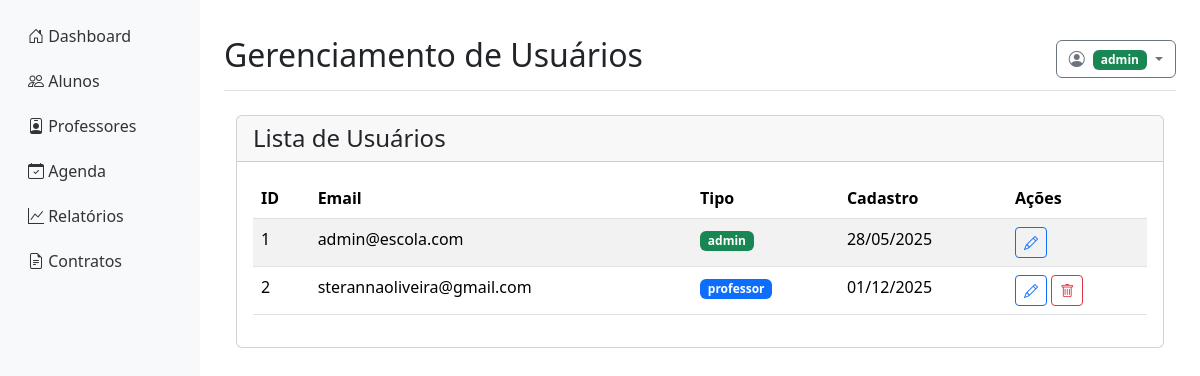
The app's page /users (signed in) with its own data.
### app/models.py (models this page shows, shortened)
class User(db.Model, UserMixin):
    __tablename__ = 'users'
    id = db.Column(db.Integer, primary_key=True)
    nome = db.Column(db.String(100), nullable=False)  # Mantido sem default para obrigar preenchimento
    email = db.Column(db.String(120), unique=True, nullable=False)
    password_hash = db.Column(db.String(128), nullable=False)
    role = db.Column(db.String(20), nullable=False)  # 'aluno', 'professor', 'admin', 'responsavel'
    last_login = db.Column(db.DateTime)
    is_active = db.Column(db.Boolean, default=True)
    data_cadastro = db.Column(db.DateTime, default=datetime.utcnow, nullable=False)
    aluno_id = db.Column(db.Integer, db.ForeignKey('aluno.id', ondelete='CASCADE'), nullable=True)
    professor_id = db.Column(db.Integer, db.ForeignKey('professor.id', ondelete='CASCADE'), nullable=True)
    responsavel_id = db.Column(db.Integer, db.ForeignKey('responsavel.id', ondelete='CASCADE'), nullable=True)
    aluno = db.relationship('Aluno', back_populates='user', uselist=False,
                          foreign_keys=[aluno_id])
    professor = db.relationship('Professor', back_populates='user', uselist=False,
                              foreign_keys=[professor_id])
    responsavel = db.relationship('Responsavel', back_populates='user', uselist=False,
                                foreign_keys=[responsavel_id])
    @property
    def password(self):
        raise AttributeError('A senha não é um atributo legível')

### app/auth.py (the view)
@auth_bp.route('/users')
@login_required
def list_users():
    if current_user.role != 'admin':  # Verifica se é admin
        abort(403)
    users = User.query.order_by(User.email).all()
    return render_template('auth/users.html', users=users)

### app/__init__.py (called while the page is built)
@login_manager.user_loader
def load_user(user_id):
    from app.models import User
    return User.query.get(int(user_id))

def register_context_processors(app):
    @app.context_processor
    def inject_user():
        return dict(current_user=current_user)

### app/auth.py (called while the page is built)
@auth_bp.before_request
def check_admin():
    if request.endpoint in ['auth.list_users'] and current_user.is_authenticated:
        if current_user.role != 'admin':
            abort(403)

### app/templates/auth/users.html (shortened to what this page needs)
{% extends "base.html" %}
{% block header %}Gerenciamento de Usuários{% endblock %}
{% block content %}
<div class="container mt-4">
    <div class="card">
        <div class="card-header">
            <h4 class="mb-0">Lista de Usuários</h4>
        </div>
        <div class="card-body">
            <div class="table-responsive">
                <table class="table table-striped table-hover">
                    <thead>
                        <tr>
                            <th>ID</th>
                            <th>Email</th>
                            <th>Tipo</th>
                            <th>Cadastro</th>
                            <th>Ações</th>
                        </tr>
                    </thead>
                    <tbody>
                        {% for user in users %}
                        <tr>
                            <td>{{ user.id }}</td>
                            <td>{{ user.email }}</td>
                            <td>
                                <span class="badge bg-{% if user.role == 'admin' %}success{% else %}primary{% endif %}">
                                    {{ user.role }}
                                </span>
                            </td>
                            <td>{{ user.data_cadastro.strftime('%d/%m/%Y') }}</td>
                            <td>
                                <a href="#" class="btn btn-sm btn-outline-primary" title="Editar">
                                    <i class="bi bi-pencil"></i>
                                </a>
                                {% if user.id != current_user.id %}
                                <a href="#" class="btn btn-sm btn-outline-danger" title="Excluir">
                                    <i class="bi bi-trash"></i>
                                </a>
                                {% endif %}
                            </td>
                        </tr>
                        {% endfor %}
                    </tbody>
                </table>
            </div>
        </div>
    </div>
</div>
{% endblock %}

### app/templates/base.html (shortened to what this page needs)
<!DOCTYPE html>
<html lang="pt-BR">
<head>
    <link href="https://cdn.jsdelivr.net/npm/bootstrap@5.3.2/dist/css/bootstrap.min.css" rel="stylesheet">
    <link href="{{ url_for('static', filename='css/modal-fixes.css') }}" rel="stylesheet">
    <link rel="stylesheet" href="https://cdn.jsdelivr.net/npm/bootstrap-icons@1.11.3/font/bootstrap-icons.min.css">
</head>
<body>
    <div class="container-fluid">
        <div class="row">
            <div class="col-md-3 col-lg-2 d-md-block sidebar collapse">
                <div class="position-sticky pt-3">
                    <ul class="nav flex-column">
                        <li class="nav-item">
                            <a class="nav-link {% if request.endpoint == 'main.index' %}active{% endif %}" href="{{ url_for('main.index') }}">
                                <i class="bi bi-house-door"></i> Dashboard
                            </a>
                        </li>
                        <li class="nav-item">
                            <a class="nav-link {% if 'alunos' in request.endpoint %}active{% endif %}" href="{{ url_for('alunos.listar_alunos') }}">
                                <i class="bi bi-people"></i> Alunos
                            </a>
                        </li>
                        <li class="nav-item">
                            <a class="nav-link {% if 'professores' in request.endpoint %}active{% endif %}" href="{{ url_for('main.listar_professores') }}">
                                <i class="bi bi-person-badge"></i> Professores
                            </a>
                        </li>
                        <li class="nav-item">
                            <a class="nav-link {% if 'agenda' in request.endpoint %}active{% endif %}" href="{{ url_for('main.agenda') }}">
                                <i class="bi bi-calendar-check"></i> Agenda
                            </a>
                        </li>
                        <li class="nav-item">
                            <a class="nav-link {% if 'relatorios' in request.endpoint %}active{% endif %}" href="{{ url_for('main.relatorio_mensal') }}">
                                <i class="bi bi-graph-up"></i> Relatórios
                            </a>
                        </li>
                        <li class="nav-item">
                            <a class="nav-link {% if 'contratos' in request.endpoint %}active{% endif %}" href="{{ url_for('main.listar_contratos') }}">
                                <i class="bi bi-file-earmark-text"></i> Contratos
                            </a>
                        </li>
                    </ul>
                </div>
            </div>
            <main class="col-md-9 ms-sm-auto col-lg-10 px-md-4 main-content">
                <div class="d-flex justify-content-between flex-wrap flex-md-nowrap align-items-center pt-3 pb-2 mb-3 border-bottom">
                    <h1 class="h2">{% block header %}{% endblock %}</h1>
                    <div class="btn-toolbar mb-2 mb-md-0">
                        <div class="dropdown">
                            {% if current_user.is_authenticated %}
                            <button class="btn btn-outline-secondary dropdown-toggle" type="button" id="userDropdown"
                                    data-bs-toggle="dropdown" aria-expanded="false">
                                <i class="bi bi-person-circle"></i> {{ current_user.name }}
                                <span class="badge bg-{{ 'success' if current_user.role == 'admin' else 'primary' }} ms-1">
                                    {{ current_user.role }}
                                </span>
                            </button>
                            {% else %}
                            <a href="{{ url_for('auth.login') }}" class="btn btn-outline-primary">
                                <i class="bi bi-box-arrow-in-right"></i> Entrar
                            </a>
                            {% endif %}
                        </div>
                    </div>
                </div>
                {% block content %}{% endblock %}
            </main>
        </div>
    </div>
</body>
</html>

### app/templates/base.html (style rules this page uses)
.sidebar { min-height: 100vh; background-color: #f8f9fa; transition: all 0.3s; }
.sidebar .nav-link { color: #333; border-radius: 5px; margin-bottom: 5px; }
.main-content { padding-top: 20px; }
.card { transition: transform 0.3s; }

### records on screen
User: role "admin", id "1", email "admin@escola.com", data_cadastro "28/05/2025"
User: id "2", email "sterannaoliveira@gmail.com", role "professor", data_cadastro "01/12/2025"
